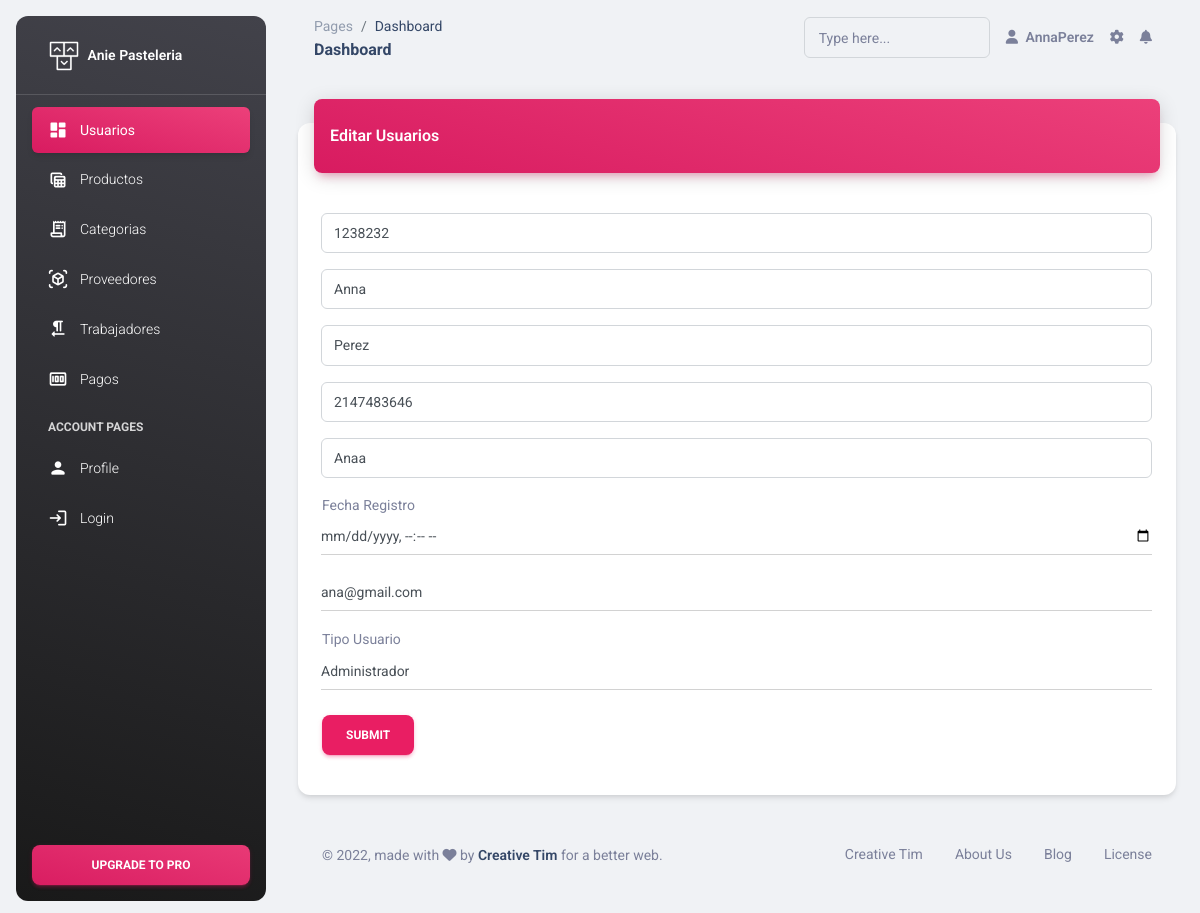
The page /Codigo_Proyecto/crudmvc-pv2.1/index.php?controlador=usuarios&accion=frmEditar&cod=1238232 (signed in) on the database its author committed.
### tables this page shows
CREATE TABLE `usuarios` (
  `Usu_Cedula` int(15) NOT NULL,
  `Usu_Nombre` varchar(20) DEFAULT NULL,
  `Usu_Apellido` varchar(20) DEFAULT NULL,
  `Usu_Telefono` bigint(15) DEFAULT NULL,
  `Usu_Usuario` varchar(15) DEFAULT NULL,
  `Usu_Contraseña` int(15) DEFAULT NULL,
  `Usu_Fecha` date DEFAULT NULL,
  `Usu_Email` varchar(25) DEFAULT NULL,
  `Usu_Rol` varchar(15) DEFAULT NULL,
  `Usu_Direccion` varchar(20) DEFAULT NULL,
  PRIMARY KEY (`Usu_Cedula`),
  KEY `Usu_Crea_Usuario` (`Usu_Usuario`),
  KEY `Usu_Telefono` (`Usu_Telefono`)
);

### Codigo_Proyecto/crudmvc-pv2.1/libs/contenido.php (called while the page is built)
<?php
class Contenido{
    public function estructura($contenido){
        require_once "vista/header.php";
        require_once "vista/$contenido.php";
        require_once "vista/footer.php";
    }
}

### Codigo_Proyecto/crudmvc-pv2.1/controlador/usuarios_controlador.php (called while the page is built, shortened)
<?php
require_once "modelo/usuarios_modelo.php";
class usuarios_controlador{
    public function __construct(){
        $this->vista = new Contenido();
    }
    public function frmEditar(){
        $cod = $_GET["cod"];
        $this->vista->datos = usuarios_modelo::mdlConsultarXcod($cod);
        $this->vista->estructura("usuarios/frmEditar");
    }
}

### Codigo_Proyecto/crudmvc-pv2.1/index.php (called while the page is built, shortened)
<?php
require_once "libs/contenido.php";
if(isset($_GET["controlador"]) && isset($_GET["accion"])){
    $controlador = $_GET["controlador"];
    $accion      = $_GET["accion"];
}else{
    $controlador = "inicio";
    $accion      = "index";
}
Rutas ::cargarContenido($controlador, $accion);

### Codigo_Proyecto/crudmvc-pv2.1/modelo/usuarios_modelo.php (called while the page is built, shortened)
<?php
class usuarios_modelo{
public static function mdlConsultarXcod($cod){
    $i   = new Conexion();
    $c   = $i->getConexion();
    $sql = "SELECT * FROM usuarios where usu_cedula = ? ";
    $s   = $c->prepare($sql);
    $v   = array($cod);
    $s->execute($v);
    return $s->fetch();
}
}

### Codigo_Proyecto/crudmvc-pv2.1/vista/usuarios/frmEditar.php (the view, shortened to what this page needs)
<div class="row">
    <div class="col-12">
        <div class="card my-4">
            <div class="card-header p-0 position-relative mt-n4 mx-3 z-index-2">
                <div class="bg-gradient-primary shadow-primary border-radius-lg pt-4 pb-3">
                    <h6 class="text-white text-capitalize ps-3">Editar Usuarios</h6>
                </div>
            </div>
            <div class="card-body">
                <table class="table align-items-center mb-0">
                    <form action="?controlador=usuarios&accion=editar" method="post" id="frmEditar">
                        <div class="input-group input-group-outline my-3">
                            <label class="form-label"></label>
                            <input type="number" name="usu_cedula" value="<?php echo $this->datos["Usu_Cedula"]; ?>" class="form-control">
                        </div>
                        <div class="input-group input-group-outline my-3">
                            <label class="form-label"></label>
                            <input type="text" name="usu_nombre" value="<?php echo $this->datos["Usu_Nombre"]; ?>" class="form-control">
                        </div>
                        <div class="input-group input-group-outline my-3">
                            <label class="form-label"></label>
                            <input type="text" name="usu_apellido" value="<?php echo $this->datos["Usu_Apellido"]; ?>" class="form-control">
                        </div>
                        <div class="input-group input-group-outline my-3">
                            <label class="form-label"></label>
                            <input type="number" name="usu_telefono" value="<?php echo $this->datos["Usu_Telefono"]; ?>" class="form-control">
                        </div>
                        <div class="input-group input-group-outline my-3">
                            <label class="form-label"></label>
                            <input type="text" name="usu_usuario" value="<?php echo $this->datos["Usu_Usuario"]; ?>" class="form-control">
                        </div>
                        <div class="input-group input-group-static my-3">
                            <label>Fecha Registro</label>
                            <input type="datetime-local" name="usu_fecha" value="<?php echo $this->datos["Usu_Fecha"]; ?>" class="form-control">
                        </div>
                        <div class="input-group input-group-static my-3">
                            <input type="email" name="usu_email" value="<?php echo $this->datos["Usu_Email"]; ?>" class="form-control">
                        </div>
                        <div class="input-group input-group-static mb-4">
                            <label for="exampleFormControlSelect1" class="ms-0">Tipo Usuario</label>
                            <select class="form-control" name="usu_rol" value="<?php echo $this->datos["Usu_Rol"]; ?>">
                                <option value="Administrador">Administrador</option>
                            </select>
                        </div>
                        <input class="btn btn-primary" type="submit" name="Aceptar"> <br>
                    </form>
                </table>
            </div>
        </div>
    </div>
</div>

### rows shown on the page
usuarios: usu_cedula "1238232", usu_nombre "Anna", usu_apellido "Perez", usu_telefono "2147483646", usu_usuario "Anaa", usu_email "ana@gmail.com", usu_rol "Administrador"

### other values the page prints
$_SESSION["nombre"] "Anna"
$_SESSION["apellido"] "Perez"
